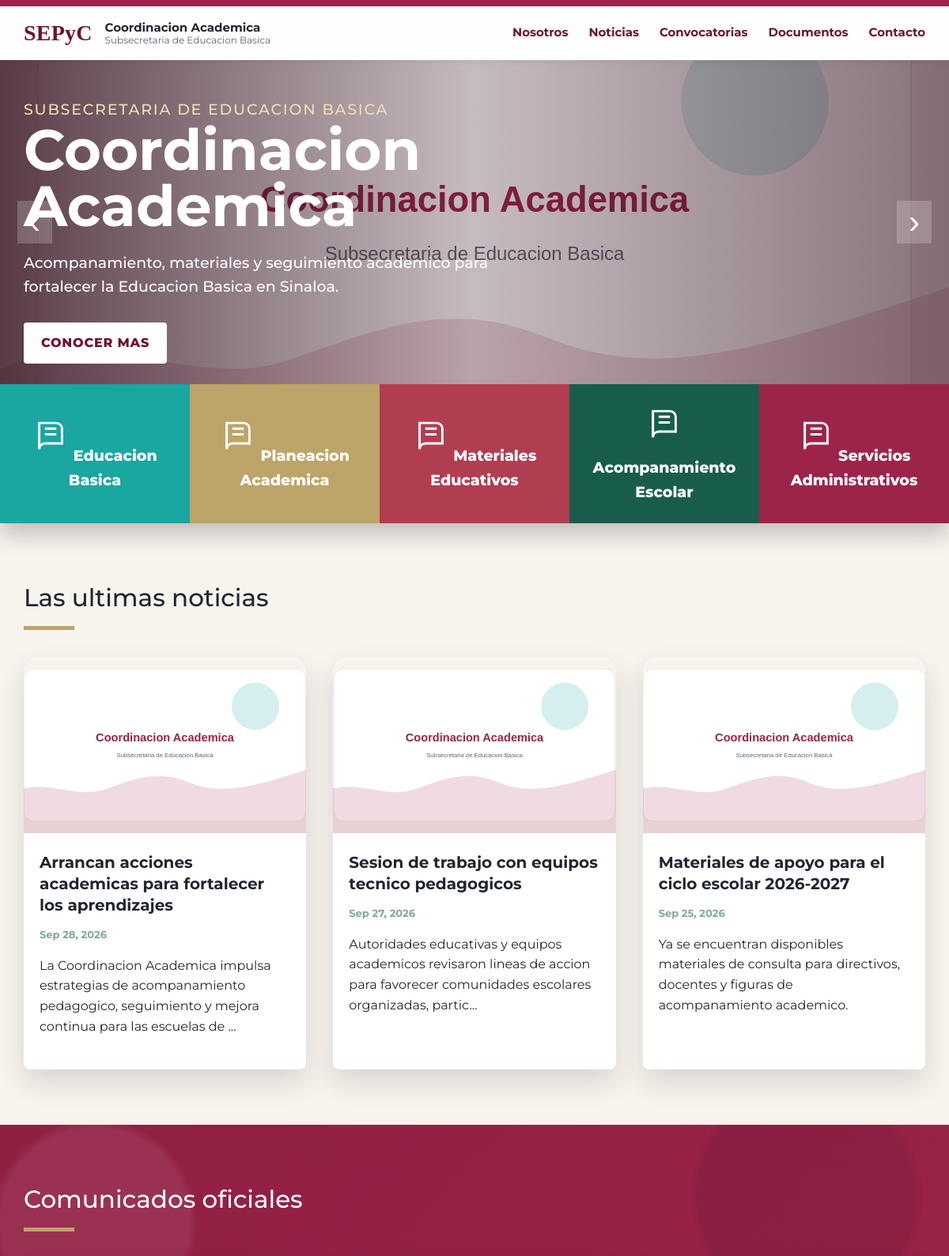
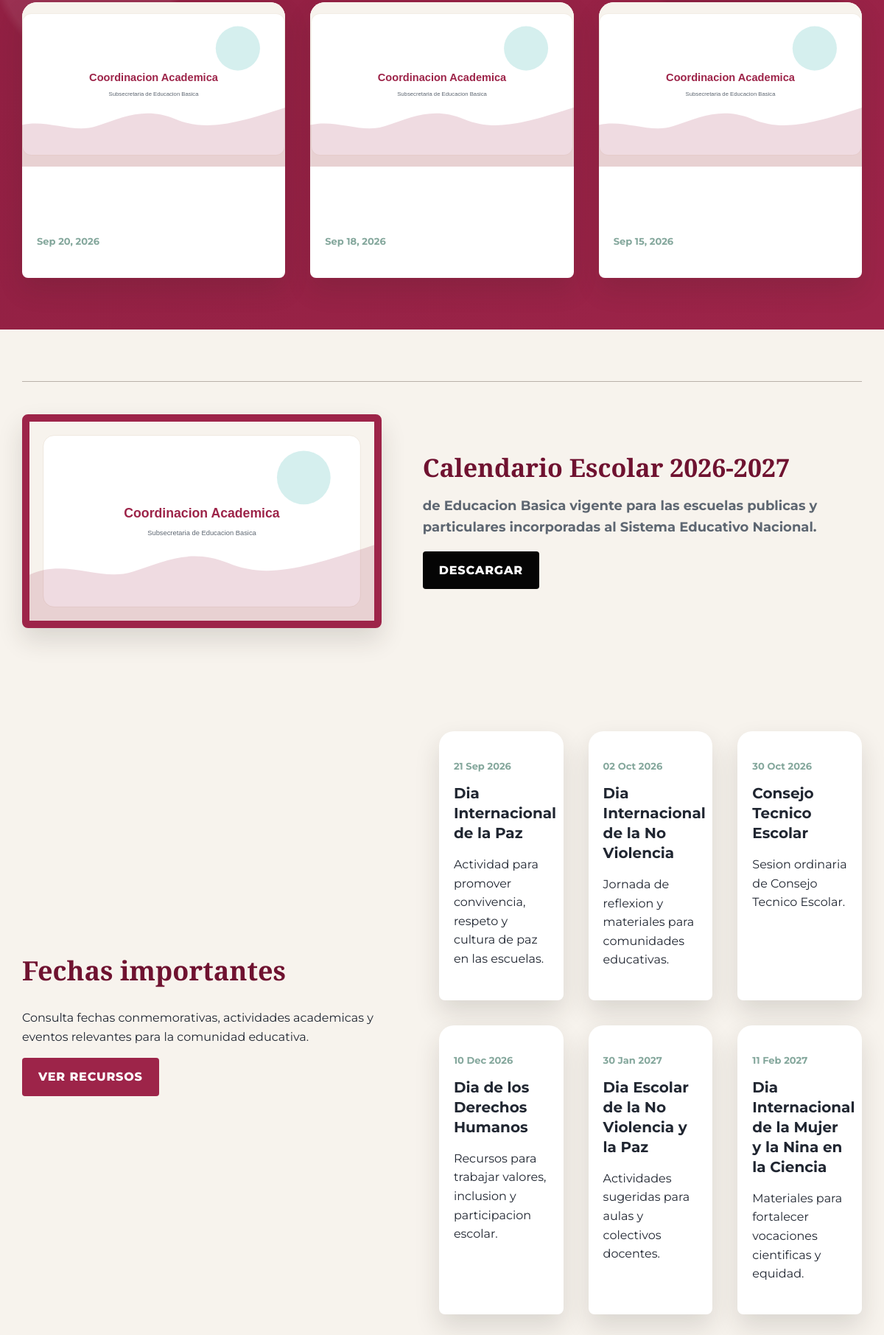
The page / (upper part) on the database its author committed (2 pictures, top to bottom).
### tables this page shows
CREATE TABLE menu_items (
    id INT UNSIGNED AUTO_INCREMENT PRIMARY KEY,
    label VARCHAR(120) NOT NULL,
    url VARCHAR(255) NOT NULL,
    sort_order INT NOT NULL DEFAULT 0,
    is_active TINYINT(1) NOT NULL DEFAULT 1
);

CREATE TABLE slides (
    id INT UNSIGNED AUTO_INCREMENT PRIMARY KEY,
    title VARCHAR(220) NOT NULL,
    subtitle TEXT NULL,
    button_text VARCHAR(80) NULL,
    button_url VARCHAR(255) NULL,
    image VARCHAR(255) NULL,
    sort_order INT NOT NULL DEFAULT 0,
    is_active TINYINT(1) NOT NULL DEFAULT 1
);

CREATE TABLE quick_links (
    id INT UNSIGNED AUTO_INCREMENT PRIMARY KEY,
    title VARCHAR(160) NOT NULL,
    url VARCHAR(255) NOT NULL,
    color VARCHAR(20) NOT NULL DEFAULT '#9d2449',
    sort_order INT NOT NULL DEFAULT 0,
    is_active TINYINT(1) NOT NULL DEFAULT 1
);

CREATE TABLE posts (
    id INT UNSIGNED AUTO_INCREMENT PRIMARY KEY,
    title VARCHAR(255) NOT NULL,
    slug VARCHAR(255) NOT NULL UNIQUE,
    type ENUM('noticia','comunicado','convocatoria') NOT NULL DEFAULT 'noticia',
    body TEXT NULL,
    image VARCHAR(255) NULL,
    published_at DATETIME NOT NULL,
    status ENUM('published','draft') NOT NULL DEFAULT 'published',
    created_at TIMESTAMP DEFAULT CURRENT_TIMESTAMP
);

CREATE TABLE events (
    id INT UNSIGNED AUTO_INCREMENT PRIMARY KEY,
    title VARCHAR(180) NOT NULL,
    description TEXT NULL,
    event_date DATE NOT NULL,
    is_active TINYINT(1) NOT NULL DEFAULT 1
);

### includes/functions.php (called while the page is built, shortened)
<?php
require_once __DIR__ . '/database.php';
function e(?string $value): string
{
    return htmlspecialchars((string) $value, ENT_QUOTES, 'UTF-8');
}
function setting(string $key, string $fallback = ''): string
{
    static $settings = null;
    if ($settings === null) {
        try {
            $rows = db()->query('SELECT setting_key, setting_value FROM settings')->fetchAll();
            $settings = [];
            foreach ($rows as $row) {
                $settings[$row['setting_key']] = $row['setting_value'];
            }
        } catch (Throwable $exception) {
            $settings = [];
        }
    }
    return $settings[$key] ?? $fallback;
}
function rows(string $sql, array $params = []): array
{
    $statement = db()->prepare($sql);
    $statement->execute($params);
    return $statement->fetchAll();
}
function asset(string $path): string
{
    $base = trim(BASE_URL);
    return ($base ? rtrim($base, '/') . '/' : '') . 'assets/' . ltrim($path, '/');
}
function upload_url(?string $path): string
{
    if (!$path) {
        return asset('img/placeholder.svg');
    }
    $base = trim(UPLOAD_URL);
    return ($base ? rtrim($base, '/') . '/' : 'uploads/') . ltrim($path, '/');
}
function excerpt(?string $text, int $length = 160): string
{
    $clean = trim(strip_tags((string) $text));
    if (mb_strlen($clean) <= $length) {
        return $clean;
    }
    return mb_substr($clean, 0, $length - 3) . '...';
}

### includes/database.php (called while the page is built, shortened)
<?php
function db(): PDO
{
    static $pdo = null;
    if ($pdo === null) {
        $dsn = 'mysql:host=' . DB_HOST . ';dbname=' . DB_NAME . ';charset=utf8mb4';
        $pdo = new PDO($dsn, DB_USER, DB_PASS, [
            PDO::ATTR_ERRMODE => PDO::ERRMODE_EXCEPTION,
            PDO::ATTR_DEFAULT_FETCH_MODE => PDO::FETCH_ASSOC,
        ]);
    }
    return $pdo;
}

### index.php (the view, shortened to what this page needs)
<?php
require_once __DIR__ . '/includes/functions.php';
$pageTitle = setting('site_name', 'Coordinacion Academica');
$slides = rows('SELECT * FROM slides WHERE is_active = 1 ORDER BY sort_order, id');
$quickLinks = rows('SELECT * FROM quick_links WHERE is_active = 1 ORDER BY sort_order, id LIMIT 5');
$news = rows("SELECT * FROM posts WHERE status = 'published' AND type = 'noticia' ORDER BY published_at DESC, id DESC LIMIT 3");
$comunicados = rows("SELECT * FROM posts WHERE status = 'published' AND type IN ('comunicado','convocatoria') ORDER BY published_at DESC, id DESC LIMIT 3");
$events = rows('SELECT * FROM events WHERE is_active = 1 ORDER BY event_date ASC, id ASC LIMIT 6');
require __DIR__ . '/includes/header.php';
?>
<section class="hero" aria-label="Banners principales">
    <?php foreach ($slides as $index => $slide): ?>
        <article class="slide <?= $index === 0 ? 'is-active' : '' ?>" data-slide style="background-image:url('<?= e(upload_url($slide['image'])) ?>')">
            <div class="container slide-content">
                <p class="eyebrow">Subsecretaria de Educacion Basica</p>
                <h1><?= e($slide['title']) ?></h1>
                <p><?= e($slide['subtitle']) ?></p>
                <?php if (!empty($slide['button_text'])): ?>
                    <div class="hero-actions">
                        <a class="btn btn-light" href="<?= e($slide['button_url'] ?: '#') ?>"><?= e($slide['button_text']) ?></a>
                    </div>
                <?php endif; ?>
            </div>
        </article>
    <?php endforeach; ?>
    <?php if (count($slides) > 1): ?>
        <button class="slide-control prev" type="button" data-slide-control="prev" aria-label="Anterior">‹</button>
        <button class="slide-control next" type="button" data-slide-control="next" aria-label="Siguiente">›</button>
    <?php endif; ?>
</section>
<?php if ($quickLinks): ?>
    <section class="quick-strip" aria-label="Accesos rapidos">
        <?php foreach ($quickLinks as $link): ?>
            <a href="<?= e($link['url']) ?>" style="background: <?= e($link['color']) ?>">
                <span>
                    <svg viewBox="0 0 64 64" fill="none" stroke="currentColor" stroke-width="4" aria-hidden="true"><path d="M12 14h30a10 10 0 0 1 10 10v26H22a10 10 0 0 0-10 10V14Z"/><path d="M12 14v46"/><path d="M22 24h20M22 34h20"/></svg>
                    <?= e($link['title']) ?>
                </span>
            </a>
        <?php endforeach; ?>
    </section>
<?php endif; ?>
<section class="section">
    <div class="container">
        <h2 class="section-title">Las ultimas noticias</h2>
        <div class="grid-3">
            <?php foreach ($news as $post): ?>
                <article class="card">
                    <a href="noticia.php?slug=<?= e($post['slug']) ?>">
                        <img src="<?= e(upload_url($post['image'])) ?>" alt="<?= e($post['title']) ?>">
                    </a>
                    <div class="card-body">
                        <h3><a href="noticia.php?slug=<?= e($post['slug']) ?>"><?= e($post['title']) ?></a></h3>
                        <p class="date"><?= e(date('M d, Y', strtotime($post['published_at']))) ?></p>
                        <p><?= e(excerpt($post['body'], 130)) ?></p>
                    </div>
                </article>
            <?php endforeach; ?>
        </div>
    </div>
</section>
<section class="section wine-band">
    <div class="container">
        <h2 class="section-title">Comunicados oficiales</h2>
        <div class="grid-3">
            <?php foreach ($comunicados as $post): ?>
                <article class="card">
                    <a href="noticia.php?slug=<?= e($post['slug']) ?>">
                        <img src="<?= e(upload_url($post['image'])) ?>" alt="<?= e($post['title']) ?>">
                    </a>
                    <div class="card-body">
                        <h3><a href="noticia.php?slug=<?= e($post['slug']) ?>"><?= e($post['title']) ?></a></h3>
                        <p class="date"><?= e(date('M d, Y', strtotime($post['published_at']))) ?></p>
                    </div>
                </article>
            <?php endforeach; ?>
        </div>
    </div>
</section>
<section class="section">
    <div class="container feature-row">
        <div class="feature-image">
            <img src="<?= e(upload_url(setting('calendar_image'))) ?>" alt="Calendario escolar">
        </div>
        <div class="feature-copy">
            <h2><?= e(setting('calendar_title', 'Calendario Escolar 2026-2027')) ?></h2>
            <p><?= e(setting('calendar_text', 'Calendario de Educacion Basica vigente para escuelas publicas y particulares incorporadas.')) ?></p>
            <a class="btn btn-dark" href="<?= e(setting('calendar_url', 'documentos.php')) ?>">Descargar</a>
        </div>
    </div>
</section>
<?php if ($events): ?>
    <section class="section">
        <div class="container efemerides">
            <div>
                <h2>Fechas importantes</h2>
                <p>Consulta fechas conmemorativas, actividades academicas y eventos relevantes para la comunidad educativa.</p>
                <a class="btn" href="documentos.php">Ver recursos</a>
            </div>
            <div class="grid-3">
                <?php foreach ($events as $event): ?>
                    <article class="card">
                        <div class="card-body">
                            <p class="date"><?= e(date('d M Y', strtotime($event['event_date']))) ?></p>
                            <h3><?= e($event['title']) ?></h3>
                            <p><?= e($event['description']) ?></p>
                        </div>
                    </article>
                <?php endforeach; ?>
            </div>
        </div>
    </section>
<?php endif; ?>
<?php require __DIR__ . '/includes/footer.php'; ?>

### includes/header.php (shortened to what this page needs)
<?php
require_once __DIR__ . '/functions.php';
$menuItems = rows('SELECT label, url FROM menu_items WHERE is_active = 1 ORDER BY sort_order, id');
?>
<!doctype html>
<html lang="es">
<head>
    <link rel="stylesheet" href="<?= e(asset('css/styles.css')) ?>">
</head>
<body>
<header class="site-header">
    <div class="topline"></div>
    <nav class="navbar container" aria-label="Menu principal">
        <a class="brand" href="<?= e(BASE_URL ? rtrim(BASE_URL, '/') . '/' : 'index.php') ?>">
            <span class="brand-mark">SEPyC</span>
            <span class="brand-text">
                <strong><?= e(setting('site_name', 'Coordinacion Academica')) ?></strong>
                <small>Subsecretaria de Educacion Basica</small>
            </span>
        </a>
        <div class="menu" data-menu>
            <?php foreach ($menuItems as $item): ?>
                <a href="<?= e($item['url']) ?>"><?= e($item['label']) ?></a>
            <?php endforeach; ?>
        </div>
    </nav>
</header>
<main>

### rows shown on the page
menu_items: label "Nosotros"
menu_items: label "Noticias"
menu_items: label "Convocatorias"
menu_items: label "Documentos"
menu_items: label "Contacto"
slides: title "Coordinacion Academica", subtitle "Acompanamiento, materiales y seguimiento academico para fortalecer la Educacion Basica en Sinaloa.", button_text "CONOCER MAS"
quick_links: title "Educacion Basica"
quick_links: title "Planeacion Academica"
quick_links: title "Materiales Educativos"
quick_links: title "Acompanamiento Escolar"
quick_links: title "Servicios Administrativos"
posts: title "Arrancan acciones academicas para fortalecer los aprendizajes", published_at "Sep 28, 2026", body "La Coordinacion Academica impulsa estrategias de acompanamiento pedagogico, seguimiento y mejora continua para las escuelas de ..."
posts: title "Sesion de trabajo con equipos tecnico pedagogicos", published_at "Sep 27, 2026", body "Autoridades educativas y equipos academicos revisaron lineas de accion para favorecer comunidades escolares organizadas, partic..."
posts: title "Materiales de apoyo para el ciclo escolar 2026-2027", published_at "Sep 25, 2026", body "Ya se encuentran disponibles materiales de consulta para directivos, docentes y figuras de acompanamiento academico."
posts: published_at "Sep 20, 2026"
posts: published_at "Sep 18, 2026"
posts: published_at "Sep 15, 2026"
events: event_date "21 Sep 2026", title "Dia Internacional de la Paz", description "Actividad para promover convivencia, respeto y cultura de paz en las escuelas."
events: event_date "02 Oct 2026", title "Dia Internacional de la No Violencia", description "Jornada de reflexion y materiales para comunidades educativas."
events: event_date "30 Oct 2026", title "Consejo Tecnico Escolar", description "Sesion ordinaria de Consejo Tecnico Escolar."
events: event_date "10 Dec 2026", title "Dia de los Derechos Humanos", description "Recursos para trabajar valores, inclusion y participacion escolar."
events: event_date "30 Jan 2027", title "Dia Escolar de la No Violencia y la Paz", description "Actividades sugeridas para aulas y colectivos docentes."
events: event_date "11 Feb 2027", title "Dia Internacional de la Mujer y la Nina en la Ciencia", description "Materiales para fortalecer vocaciones cientificas y equidad."

### other values the page prints
setting('site_name', 'Coordinacion Academica') "Coordinacion Academica"
setting('calendar_title', 'Calendario Escolar 2026-2027') "Calendario Escolar 2026-2027"
